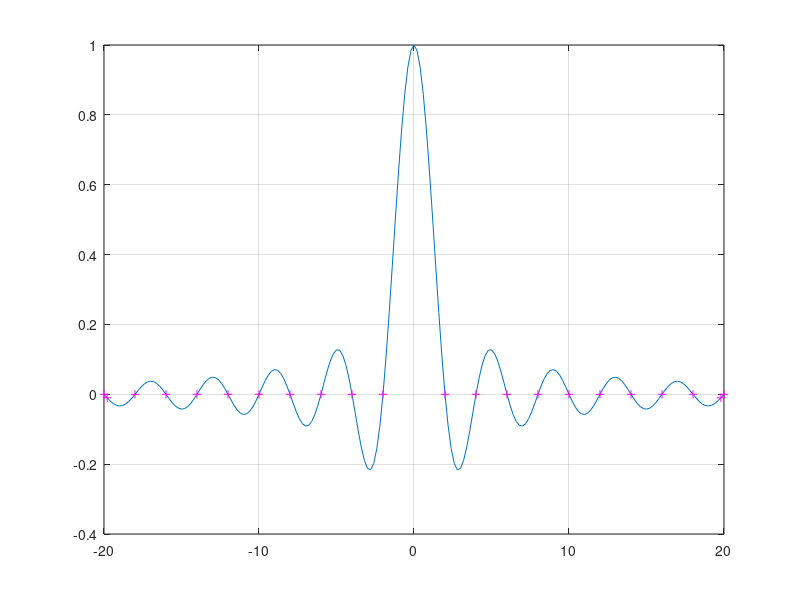

The MATLAB source for this figure:
T_0=2
f_0=1/T_0
t=-10*T_0:T_0/10:10*T_0
sinc_set=sinc(f_0*t)
plot(t, sinc_set)
grid on

hold on
[row, col, zero_points]=find(abs(sinc_set) <= 0.01)
plot(t(col),sinc_set(col),'m+')
for i=1: 1: 21
    t(1, col(1,i+1))-t(1, col(1,i))
end
% Interpret
% As we can see from diagram, the function shake around the zero(0) and the interval of zeros become narrow.
% The reason of this phenomenon is that sin(x) is period function and pi*x is nonperiodic function. Therefore
% the combination of these, sinc(x) function, is shake around zeros. In
% addition, the function of y=kx will become larger with increase of x but y=sin(x) will not become larger, the range of 
% y=sin(x) is at [-1, 1], so the range of sinc(x) will become samller.  